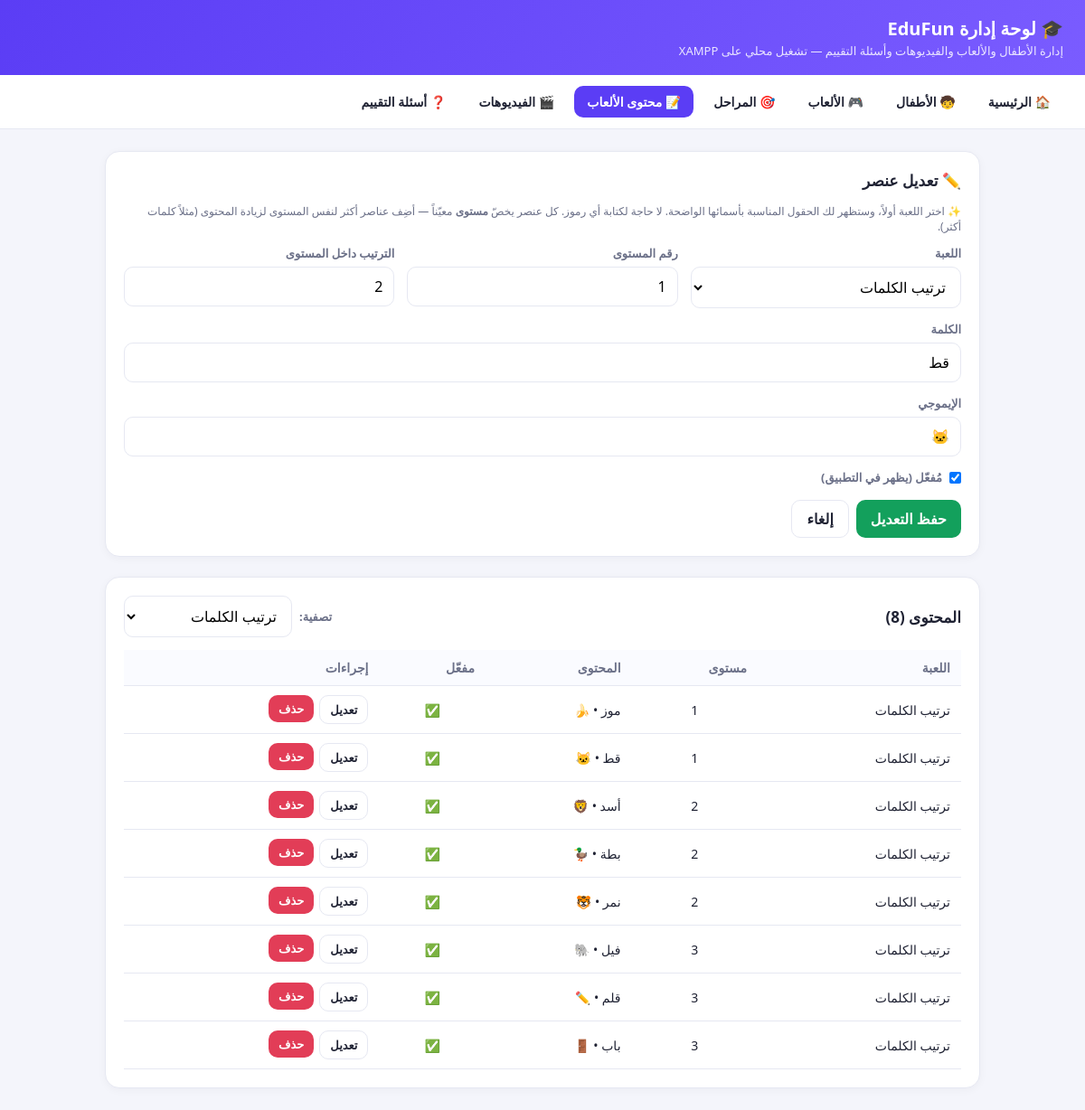
Page /admin/game_items.php?edit=2 on the committed database.
### tables this page shows
CREATE TABLE IF NOT EXISTS game_items (
  id           INT AUTO_INCREMENT PRIMARY KEY,
  game_code    VARCHAR(40)  NOT NULL,
  level_number TINYINT      NOT NULL DEFAULT 1,
  text1        VARCHAR(300) NOT NULL DEFAULT '',
  text2        VARCHAR(300) NOT NULL DEFAULT '',
  text3        VARCHAR(300) NOT NULL DEFAULT '',
  text4        VARCHAR(300) NOT NULL DEFAULT '',
  sort_order   INT          NOT NULL DEFAULT 0,
  is_active    TINYINT(1)   NOT NULL DEFAULT 1,
  KEY idx_game_level (game_code, level_number)
);

### admin/game_items.php (the view, shortened to what this page needs)
<?php
require_once __DIR__ . '/inc.php';
$textGames = [
    'word_game'        => 'ترتيب الكلمات',
    'english_spelling' => 'التهجئة الإنجليزية',
    'sentence_game'    => 'تكوين الجُمل',
    'ar_en_matching'   => 'توصيل عربي-إنجليزي',
    'grammar_matching' => 'توصيل الإعراب',
    'question_builder' => 'صانع الأسئلة',
    'error_hunter'     => 'صائد الأخطاء',
];
$editing = null;
if (isset($_GET['edit'])) {
    $stmt = $pdo->prepare("SELECT * FROM game_items WHERE id = ?");
    $stmt->execute([(int) $_GET['edit']]);
    $editing = $stmt->fetch();
}
$filter = $_GET['game'] ?? ($editing['game_code'] ?? '');
if ($filter !== '' && isset($textGames[$filter])) {
    $stmt = $pdo->prepare(
        "SELECT * FROM game_items WHERE game_code = ? ORDER BY level_number, sort_order, id"
    );
    $stmt->execute([$filter]);
    $rows = $stmt->fetchAll();
} else {
    $rows = $pdo->query("SELECT * FROM game_items ORDER BY game_code, level_number, sort_order, id")->fetchAll();
}
$activeChecked = (!$editing || (int) ($editing['is_active'] ?? 1) === 1) ? 'checked' : '';
?>
<div class="card">
  <h2><?= $editing ? '✏️ تعديل عنصر' : '➕ إضافة عنصر جديد' ?></h2>
  <p class="hint">✨ اختر اللعبة أولاً، وستظهر لك الحقول المناسبة بأسمائها الواضحة. لا حاجة لكتابة أي رموز.
     كل عنصر يخصّ <b>مستوى</b> معيّناً — أضِف عناصر أكثر لنفس المستوى لزيادة المحتوى (مثلاً كلمات أكثر).</p>
  <form method="post">
    <div class="grid">
      <div>
        <label>اللعبة</label>
        <select name="game_code" id="game_code" required onchange="applyLabels()">
          <?php foreach ($textGames as $code => $name): ?>
            <option value="<?= h($code) ?>" <?= ($editing['game_code'] ?? '') === $code ? 'selected' : '' ?>><?= h($name) ?></option>
          <?php endforeach; ?>
        </select>
      </div>
      <div>
        <label>رقم المستوى</label>
        <input type="number" name="level_number" min="1" max="20" value="<?= h($editing['level_number'] ?? 1) ?>">
      </div>
      <div>
        <label>الترتيب داخل المستوى</label>
        <input type="number" name="sort_order" value="<?= h($editing['sort_order'] ?? 0) ?>">
      </div>
    </div>
    <div id="f_text1" style="margin-top:14px">
      <label id="l_text1">الحقل 1</label>
      <input type="text" name="text1" id="text1" value="<?= h($editing['text1'] ?? '') ?>">
    </div>
    <div id="f_text2" style="margin-top:14px">
      <label id="l_text2">الحقل 2</label>
      <input type="text" name="text2" id="text2" value="<?= h($editing['text2'] ?? '') ?>">
    </div>
    <div style="margin-top:14px">
      <label style="display:flex; align-items:center; gap:8px; cursor:pointer">
        <input type="checkbox" name="is_active" value="1" <?= $activeChecked ?> style="width:auto; margin:0">
        <span>مُفعّل (يظهر في التطبيق)</span>
      </label>
    </div>
    <div style="margin-top:16px; display:flex; gap:8px">
      <button class="btn ok" type="submit"><?= $editing ? 'حفظ التعديل' : 'إضافة' ?></button>
      <?php if ($editing): ?><a class="btn ghost" href="game_items.php">إلغاء</a><?php endif; ?>
    </div>
  </form>
</div>
<div class="card">
  <div style="display:flex; justify-content:space-between; align-items:center; flex-wrap:wrap; gap:10px">
    <h2 style="margin:0">المحتوى (<?= count($rows) ?>)</h2>
    <form method="get" style="display:flex; gap:8px; align-items:center">
      <label style="margin:0">تصفية:</label>
      <select name="game" onchange="this.form.submit()" style="width:auto">
        <?php foreach ($textGames as $code => $name): ?>
          <option value="<?= h($code) ?>" <?= $filter === $code ? 'selected' : '' ?>><?= h($name) ?></option>
        <?php endforeach; ?>
      </select>
    </form>
  </div>
  <table style="margin-top:14px">
    <tr><th>اللعبة</th><th>مستوى</th><th>المحتوى</th><th>مفعّل</th><th>إجراءات</th></tr>
    <?php foreach ($rows as $it):
      $parts = array_filter([$it['text1'], $it['text2'], $it['text3'], $it['text4']], fn($v) => $v !== '');
    ?>
      <tr style="<?= (int) $it['is_active'] === 0 ? 'opacity:.55' : '' ?>">
        <td><?= h($textGames[$it['game_code']] ?? $it['game_code']) ?></td>
        <td style="text-align:center"><?= (int) $it['level_number'] ?></td>
        <td><?= h(implode('  •  ', $parts)) ?></td>
        <td style="text-align:center"><?= (int) $it['is_active'] === 1 ? '✅' : '🚫' ?></td>
        <td>
          <div class="row-actions">
            <a class="btn ghost sm" href="game_items.php?edit=<?= (int) $it['id'] ?>">تعديل</a>
            <form method="post" onsubmit="return confirm('حذف هذا العنصر؟');" style="display:inline">
              <button class="btn danger sm" type="submit">حذف</button>
            </form>
          </div>
        </td>
      </tr>
    <?php endforeach; ?>
  </table>
</div>

### admin/inc.php (style rules this page uses)
:root { --p:#5b3df5; --p2:#7a5cff; --bg:#f4f5fb; --ink:#1f2233; --muted:#6b7088; --line:#e6e8f2; --ok:#13a05c; --danger:#e23d57; }
* { box-sizing:border-box; }
body { margin:0; font-family:"Segoe UI",Tahoma,Arial,sans-serif; background:var(--bg); color:var(--ink); }
.card { background:#fff; border:1px solid var(--line); border-radius:16px; padding:20px; margin-bottom:22px; box-shadow:0 2px 10px rgba(31,34,51,.04); }
.card h2 { margin:0 0 14px; font-size:17px; }
table { width:100%; border-collapse:collapse; font-size:14px; }
th, td { text-align:right; padding:10px 12px; border-bottom:1px solid var(--line); vertical-align:middle; }
th { color:var(--muted); font-weight:700; background:#fafbff; }
input, select, textarea { width:100%; padding:10px 12px; border:1px solid var(--line); border-radius:10px; font:inherit; background:#fff; }
label { display:block; font-size:13px; font-weight:600; margin:0 0 6px; color:var(--muted); }
.grid { display:grid; grid-template-columns:repeat(auto-fit,minmax(180px,1fr)); gap:14px; }
.btn { display:inline-block; border:none; cursor:pointer; padding:9px 16px; border-radius:10px; font:inherit; font-weight:700; color:#fff; background:var(--p); text-decoration:none; }
.btn.ok { background:var(--ok); }
.btn.danger { background:var(--danger); }
.btn.ghost { background:#fff; color:var(--ink); border:1px solid var(--line); }
.btn.sm { padding:6px 11px; font-size:13px; }
.row-actions { display:flex; gap:6px; }
.hint { color:var(--muted); font-size:12px; margin-top:4px; }

### rows in the picture
game_items: game_code "ترتيب الكلمات", level_number "1", sort_order "2", text1 "قط", text2 "🐱", game "ترتيب الكلمات", parts "قط • 🐱"
game_items: game_code "ترتيب الكلمات", level_number "1", parts "موز • 🍌"
game_items: game_code "ترتيب الكلمات", level_number "2", parts "أسد • 🦁"
game_items: game_code "ترتيب الكلمات", level_number "2", parts "بطة • 🦆"
game_items: game_code "ترتيب الكلمات", level_number "2", parts "نمر • 🐯"
game_items: game_code "ترتيب الكلمات", level_number "3", parts "فيل • 🐘"
game_items: game_code "ترتيب الكلمات", level_number "3", parts "قلم • ✏️"
game_items: game_code "ترتيب الكلمات", level_number "3", parts "باب • 🚪"

### other values in the picture
$label "🏠 الرئيسية"
$label "🧒 الأطفال"
$label "🎮 الألعاب"
$label "🎯 المراحل"
$label "📝 محتوى الألعاب"
$label "🎬 الفيديوهات"
$label "❓ أسئلة التقييم"
count($rows) "8"
